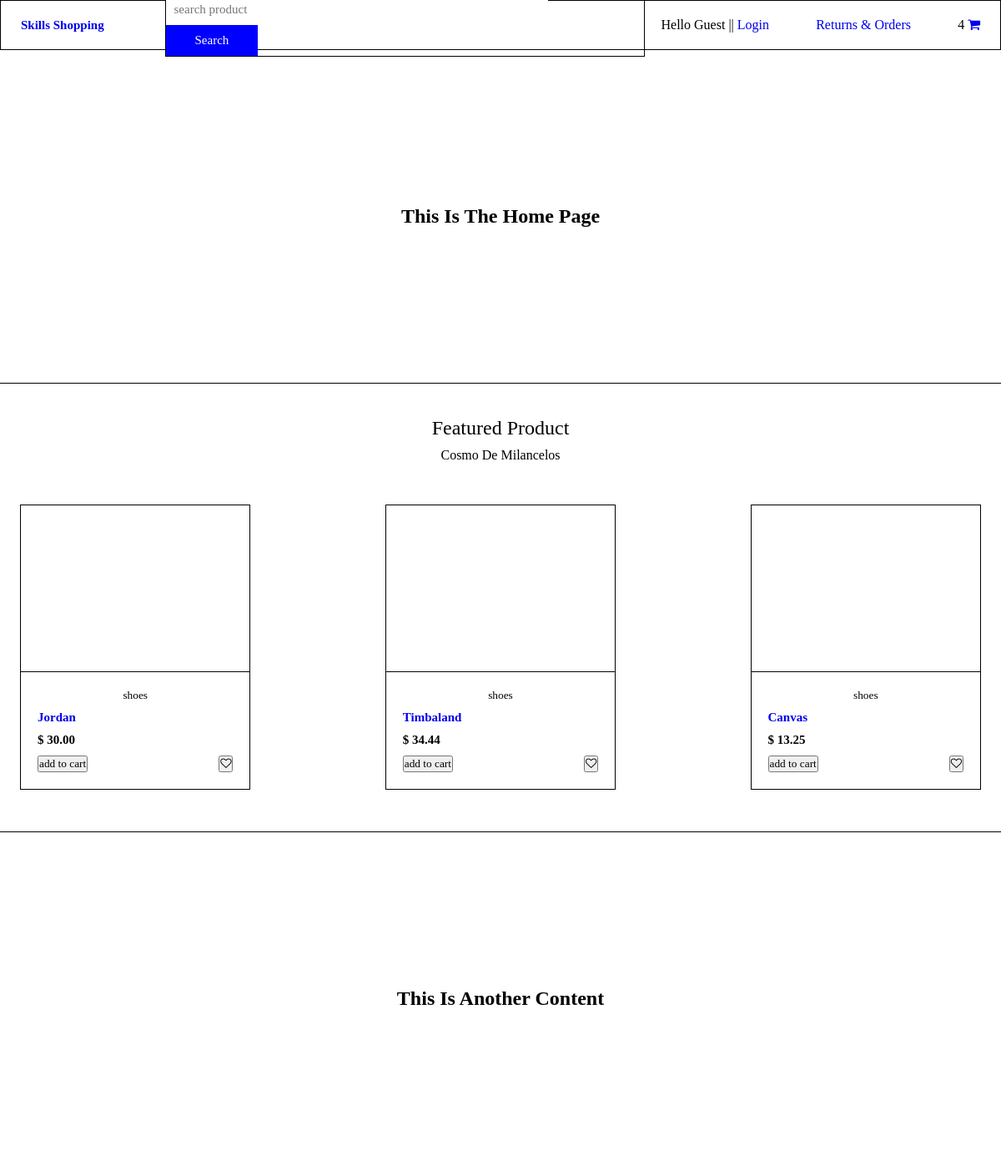
The page / on the database its author committed.
### Product_catalog/models.py (models this page shows, shortened)
class Products(models.Model):
    name = models.CharField(max_length=200)
    category = models.ForeignKey(Product_category, on_delete=models.CASCADE, related_name='categories')
    description = models.TextField()
    price = models.FloatField()
    image = models.ImageField(upload_to='images', null=True, blank=True)
    class Meta:
        verbose_name_plural = 'Products'

class Product_category(models.Model):
    name = models.CharField(max_length=200)
    class Meta:
        verbose_name_plural ='Product_category'

### Product_catalog/views.py (the view)
# urls.py: path('',views.Home, name='home'),
def Home(request):
    products = Products.objects.all()
    context = {
        'products':products
    }
    return render(request, 'index.html',context)

### templates/index.html (shortened to what this page needs)
{% extends 'base.html' %}
{% load static %}
{% block content %}
    <section class="home">
        <div>
            <h1> this is the home page</h1>
        </div>
        <div>
            <h1> featured product </h1>
            <p>Cosmo de milancelos</p>
            <div class="flex">
                {% for product in products %}
                <div>
                    <div class="img">
                    </div>
                    <div class="text">
                        <small>{{ product.category.name }}</small>
                        <h2>
                            <a href="{% url 'product_view' product.id %}">{{ product.name }}</a>
                        </h2>
                        <h3>$ {{ product.price|floatformat:2 }}</h3>
                        <div class="Cart">
                            <button class="add_to_cart">add to cart</button>
                            <button><i class="fa fa-heart-o" aria-hidden="true"></i></button>
                        </div>
                    </div>
                </div>
                {% endfor %}
            </div>
        </div>
        <div>
            <h1>this is another content</h1>
        </div>
    </section>
{% endblock %}

### static/css/style.css (style rules this page uses)
* { margin: 0; padding: 0; box-sizing: border-box; font-family: Georgia, 'Times New Roman', Times, serif; }
body { position: relative; }
.home>div:nth-child(1) { width: 100%; height: 50vh; display: flex; justify-content: center; align-items: center; text-transform: capitalize; border-bottom: 1px solid black; }
.home>div:nth-child(2) { padding: 40px 2%; }
.home>div:nth-child(2) h1 { text-align: center; text-transform: capitalize; font-weight: 400; }
.home>div:nth-child(2) p { text-align: center; padding-top: 10px; text-transform: capitalize; }
.home>div:nth-child(2) .flex { display: flex; flex-wrap: wrap; justify-content: space-between; width: 100%; margin-top: 40px; }
.home>div:nth-child(2) .flex>div { border: 1px solid black; width: 24%; margin: 10px 0px; }
.home>div:nth-child(2) .flex>div .img { width: 100%; height: 200px; border-bottom: 1px solid black; }
.home>div:nth-child(2) .flex>div .text { padding: 20px; }
.home>div:nth-child(2) .flex>div .text div { display: flex; align-items: center; justify-content: space-between; padding-top: 10px; }
.home>div:nth-child(2) .flex>div .text small { width: 100%; display: flex; justify-content: center; }
.home>div:nth-child(2) .flex>div .text h2 a { text-decoration: none; display: block; text-transform: capitalize; font-size: 15px; font-weight: bolder; padding: 10px 0px; }
.home>div:nth-child(2) .flex>div .text h3 { font-size: 15px; }
.home>div:nth-child(3) { width: 100%; height: 50vh; display: flex; justify-content: center; align-items: center; text-transform: capitalize; border-top: 1px solid black; }

### rows shown on the page
Products: category.name "shoes", name "Jordan", price "30.00"
Products: category.name "shoes", name "Timbaland", price "34.44"
Products: category.name "shoes", name "Canvas", price "13.25"
